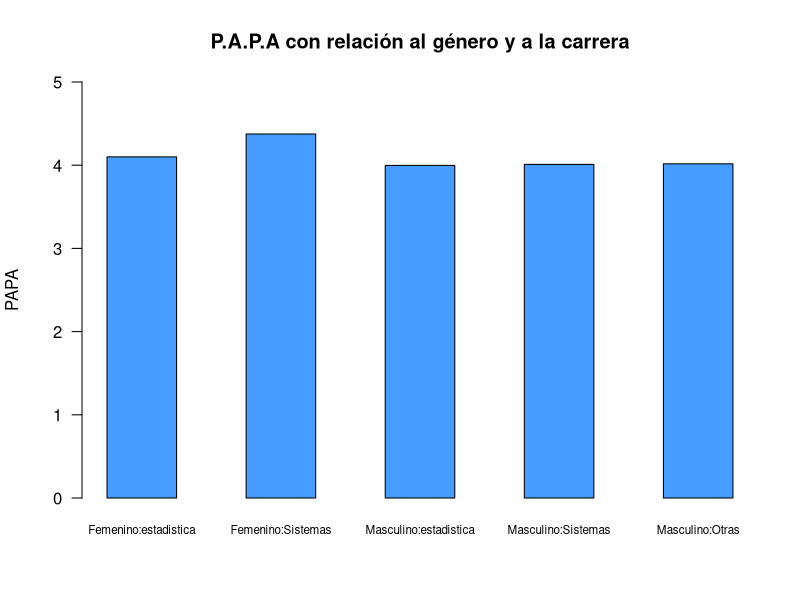
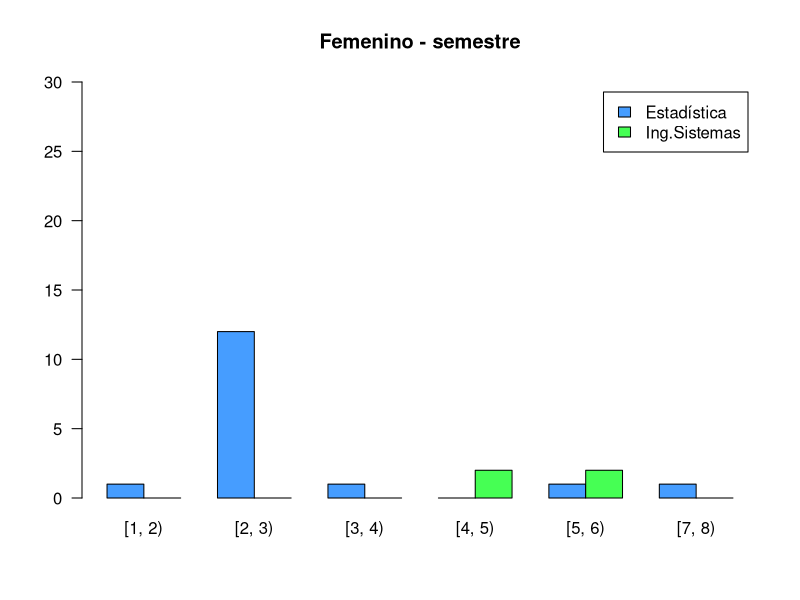
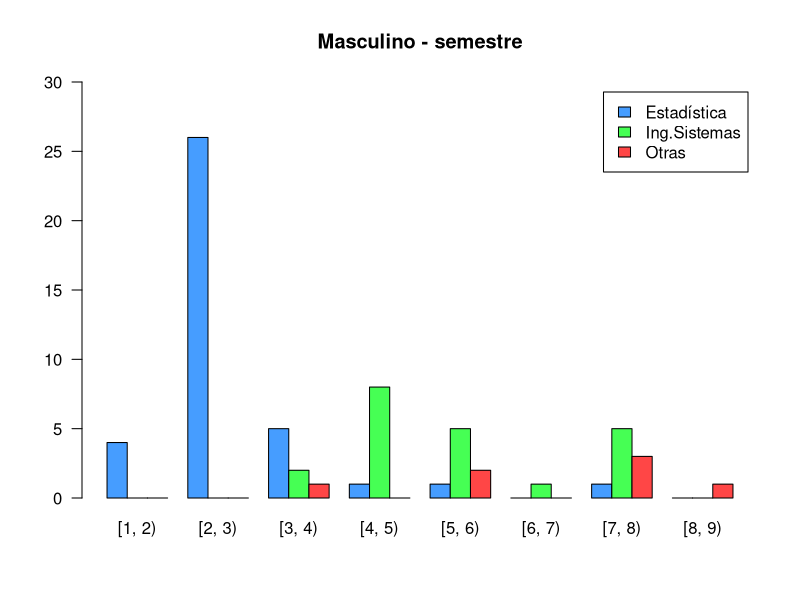
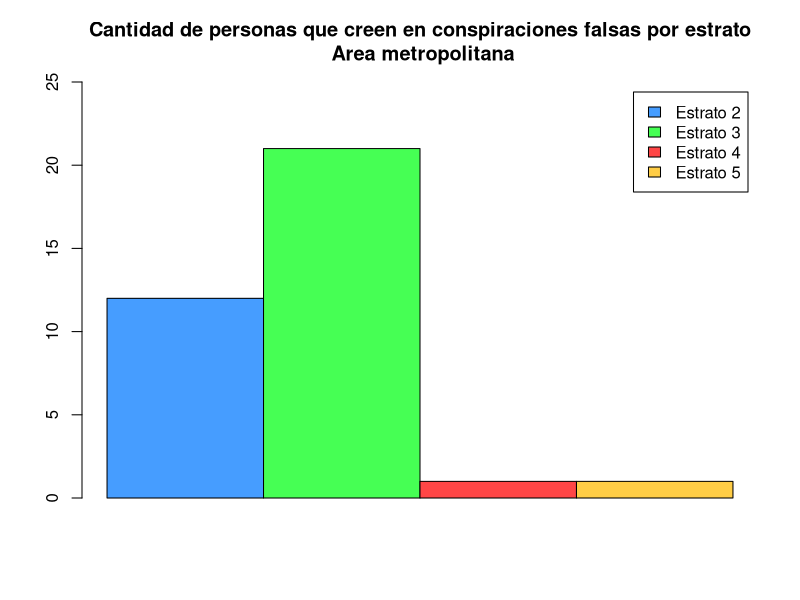
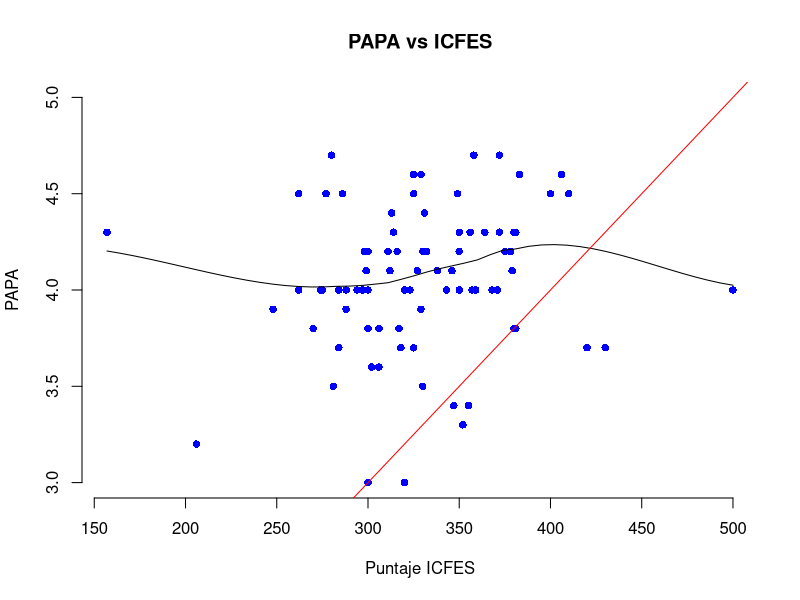
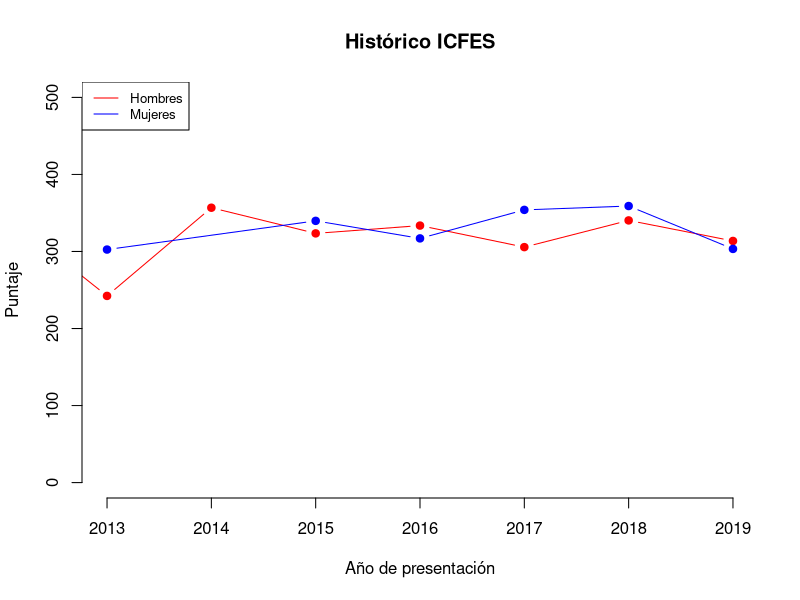
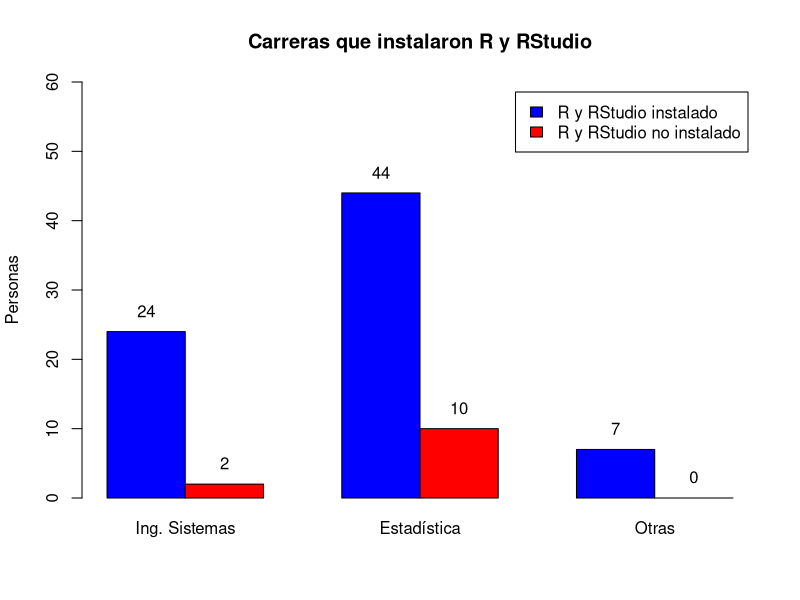
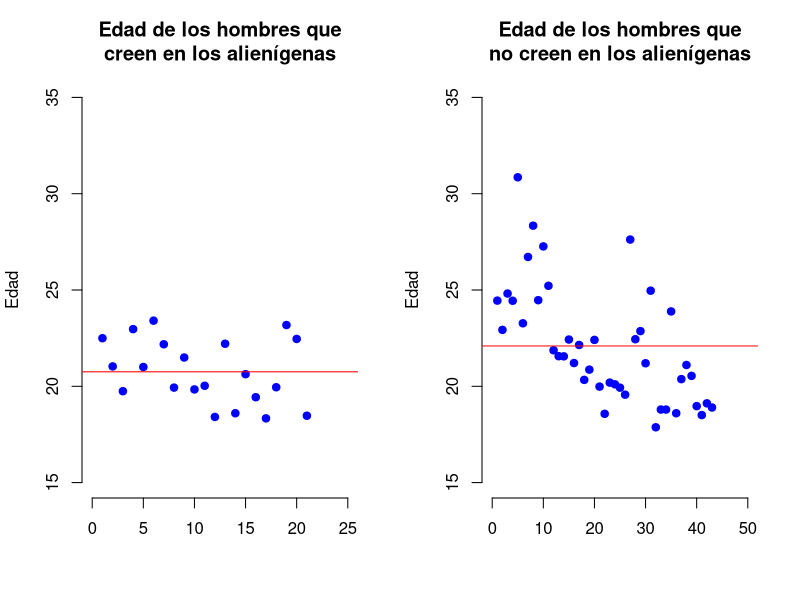

Reproduce these figures in R, in order.
## ---- chunk 1
knitr::opts_chunk$set(echo = FALSE,
                      message = FALSE,
                      warning = FALSE)
## ---- chunk 2
## Paquetes usados en el análisis.
library(tidyverse)
## ---- chunk 3
## Lectura de una base de datos tipo ".csv"
encuesta <- read.csv("encuesta1.csv", encoding = "UTF-8")
## ---- chunk 4
encuesta <- encuesta %>% 
  mutate(Q02_FechaNac = as.Date(as.character(Q02_FechaNac), "%Y-%m-%d"))
encuesta <- encuesta %>% 
  mutate(Q07_FechaSaber11 = as.Date(as.character(Q07_FechaSaber11), "%Y-%m-%d"))
## ---- chunk 5
##Papa por fuera del límite
encuesta$Q08_PAPA[encuesta$Q08_PAPA == 45 & !is.na(encuesta$Q08_PAPA)] <- 4.5
## ---- chunk 6
##Q04_semestre: reemplazar NaN por promedio de cada carrera
estadisticos <- encuesta %>%
  filter(Q03_Carrera == "3 : Estadística")

promedioSemestreEstadisticos <- round(mean(estadisticos$Q04_Semestre, na.rm=TRUE), 1)
encuesta$Q04_Semestre[is.na(encuesta$Q04_Semestre)] <- promedioSemestreEstadisticos
## ---- chunk 7
##Prueba realizada del 2000 al 2011-2: modificar escala R = 5*P
encuesta$Q05_Saber11[encuesta$Q05_Saber11 == 73] <- 73*5
## ---- chunk 8
##q08_papa: rellenar na con promedio de cada carrera
promedioPapaEstadisticos <- round(mean(estadisticos$Q08_PAPA[estadisticos$Q04_Semestre >= 2 & estadisticos$Q04_Semestre <= 3], na.rm=TRUE), 1)
encuesta$Q08_PAPA[is.na(encuesta$Q08_PAPA) & encuesta$Q03_Carrera == "3 : Estadística"] <- promedioPapaEstadisticos
## ---- chunk 9
##Cambiar fecha del icfes 2021 a 2019 porque está en el semestre 2
encuesta$Q07_FechaSaber11[encuesta$Q07_FechaSaber11 == as.Date("2021-08-08")] <- as.Date("2019-08-11")

##Cambiar puntaje=0 por promedio de puntajes obtenidos en ese año
icfes2019 <- encuesta %>%
  filter(Q07_FechaSaber11 >= as.Date("2019-01-01") & Q07_FechaSaber11 < as.Date("2020-01-01"))
promedioIcfes2019 <- round(mean(icfes2019$Q05_Saber11))
encuesta$Q05_Saber11[encuesta$Q05_Saber11 == 0 & encuesta$Q07_FechaSaber11 == as.Date("2019-08-08")] <- promedioIcfes2019
encuesta$Q05_Saber11[encuesta$Q05_Saber11 > 500 | encuesta$Q05_Saber11 <= 0] <- NaN
## ---- chunk 10
##Se obtiene el valor numérico del estrato
encuesta <- encuesta %>% 
  mutate(Q10_Estrato = as.numeric(substr(Q10_Estrato, 5,5)))
## ---- chunk 11
##q10_estrato: reemplazar "no se conoce" con el promedio de los estratos de los recursos que posee
promedioEstratoWifiPropio <- mean(encuesta$Q10_Estrato[encuesta$Q14_RecursosInformaticos..Wifi.propio == 1],  na.rm=TRUE)
promedioEstratoPortatilPropio <- mean(encuesta$Q10_Estrato[encuesta$Q14_RecursosInformaticos..Portátil.propio == 1], na.rm=TRUE)
encuesta$Q10_Estrato[is.na(encuesta$Q10_Estrato)] <- round(mean(promedioEstratoWifiPropio, promedioEstratoPortatilPropio))
## ---- chunk 12
##Cambiar rango de porcentajes: de 0-1 a 0-100 
encuesta$Q25_PorcentArea[encuesta$Q25_PorcentArea == 0.1] <- 10
encuesta$Q27_PorcentDivisor[encuesta$Q27_PorcentDivisor == 0.5] <- 50
## ---- chunk 13
# Cálculo de la edad
encuesta <- encuesta %>% 
  mutate(Edad = as.numeric(as.Date("2021-06-30") - Q02_FechaNac)/365.25)
## ---- chunk 14
## Se crea una nueva base de datos solo con los datos de la pregunta.

# Carrera, Genero, papa. 

baseCarGenPap <- encuesta[,c("Q01_Genero", "Q03_Carrera", "Q08_PAPA")]

# Se cambia el nombre de las carreras de menor frecuencia en la base de datos por "Otras"

baseCarGenPap$Q03_Carrera[baseCarGenPap$Q03_Carrera == "1 : Matemáticas" |
                            baseCarGenPap$Q03_Carrera == "6 : Ingeniería industrial" |
                            baseCarGenPap$Q03_Carrera == "5 : Ingeniería física" |
                            baseCarGenPap$Q03_Carrera == "4 : Ingeniería administrativa"] <- "Otras"

## Filtros

## Filtro mujeres de estadistica.

femeninoEstadistica <- baseCarGenPap %>%
  filter(baseCarGenPap$Q01_Genero == "2 : Femenino" & encuesta$Q03_Carrera == "3 : Estadística")

## Filtro hombres de estadistica.

masculinoEstadistica <- baseCarGenPap %>%
  filter(baseCarGenPap$Q01_Genero == "1 : Masculino" & baseCarGenPap$Q03_Carrera == "3 : Estadística")

## Filtro mujeres de Sistemas.

femeninoSistemas <- baseCarGenPap %>%
  filter(baseCarGenPap$Q01_Genero == "2 : Femenino" & baseCarGenPap$Q03_Carrera == "2 : Ingeniería de sistemas e informática")

## Filtro hombres de Sistemas.

masculinoSistemas <- baseCarGenPap %>%
  filter(baseCarGenPap$Q01_Genero == "1 : Masculino" & baseCarGenPap$Q03_Carrera == "2 : Ingeniería de sistemas e informática")

## Filtro Hombres otras

masculinoOtras <- baseCarGenPap %>%
  filter(baseCarGenPap$Q01_Genero == "1 : Masculino" & baseCarGenPap$Q03_Carrera == "Otras")

## De la variable "Otras" no hay datos de genero Femenino
 
## ---- chunk 15
## PROMEDIOS

## Mujeres estadistica

PromedioFemEstadis <- mean(femeninoEstadistica$Q08_PAPA)

## Hombres estadistica

PromedioMasEstadis <- mean(masculinoEstadistica$Q08_PAPA)

## Mujeres Sistemas

PromedioFemSistema <- mean(femeninoSistemas$Q08_PAPA)
## Hombres Sistemas

PromedioMasSistema <- mean(masculinoSistemas$Q08_PAPA)

## Hombres Otras

PromedioMasOtras <- mean(masculinoOtras$Q08_PAPA)

## ---- chunk 16
## Grafica

## Se crea una matriz para poder hacer la grafica de barras.

Tabla_datos <- t(matrix(cbind(PromedioFemEstadis, PromedioFemSistema, PromedioMasEstadis, PromedioMasSistema, PromedioMasOtras)))

Tabla_datos
  colnames(Tabla_datos) <- c("Femenino:estadistica", "Femenino:Sistemas", "Masculino:estadistica", "Masculino:Sistemas", "Masculino:Otras")

  
barplot(Tabla_datos,
        col = c("#469dff"),
        las = 1, 
        ylim = c(0, 5), 
        ylab = "PAPA",
        main = "P.A.P.A con relación al género y a la carrera", 
        cex.names = 0.7,
        space = c(1, 1, 1, 1, 1),
        las = 1)
## ---- chunk 17
baseCarGenSem <- encuesta[,c("Q01_Genero","Q03_Carrera", "Q04_Semestre" )] # Nueva base con las variables para este analisis


baseCarGenSem$semestreIntervalo <- baseCarGenSem$Q04_Semestre
baseCarGenSem$semestreIntervalo[baseCarGenSem$Q04_Semestre >= 1.0 & baseCarGenSem$Q04_Semestre < 2.0]  <- "[1, 2)"
baseCarGenSem$semestreIntervalo[baseCarGenSem$Q04_Semestre >= 2.0 & baseCarGenSem$Q04_Semestre < 3.0]  <- "[2, 3)"
baseCarGenSem$semestreIntervalo[baseCarGenSem$Q04_Semestre >= 3.0 & baseCarGenSem$Q04_Semestre < 4.0]  <- "[3, 4)"
baseCarGenSem$semestreIntervalo[baseCarGenSem$Q04_Semestre >= 4.0 & baseCarGenSem$Q04_Semestre < 5.0]  <- "[4, 5)"
baseCarGenSem$semestreIntervalo[baseCarGenSem$Q04_Semestre >= 5.0 & baseCarGenSem$Q04_Semestre < 6.0]  <- "[5, 6)"
baseCarGenSem$semestreIntervalo[baseCarGenSem$Q04_Semestre >= 6.0 & baseCarGenSem$Q04_Semestre < 7.0]  <- "[6, 7)"
baseCarGenSem$semestreIntervalo[baseCarGenSem$Q04_Semestre >= 7.0 & baseCarGenSem$Q04_Semestre < 8.0]  <- "[7, 8)"
baseCarGenSem$semestreIntervalo[baseCarGenSem$Q04_Semestre >= 8.0 & baseCarGenSem$Q04_Semestre < 9.0]  <- "[8, 9)"

baseCarGenSem$carreras <- baseCarGenSem$Q03_Carrera
baseCarGenSem$carreras[baseCarGenSem$Q03_Carrera == "2 : Ingeniería de sistemas e informática"] <- "Ing.Sistemas"
baseCarGenSem$carreras[baseCarGenSem$Q03_Carrera == "3 : Estadística"] <- "Estadística"
baseCarGenSem$carreras[baseCarGenSem$Q03_Carrera == "1 : Matemáticas" | 
             baseCarGenSem$Q03_Carrera == "6 : Ingeniería industrial" |
             baseCarGenSem$Q03_Carrera == "5 : Ingeniería física" |
             baseCarGenSem$Q03_Carrera == "4 : Ingeniería administrativa" |
             baseCarGenSem$Q03_Carrera == "7 : Otra"] <- "Otras"

## ---- chunk 18

tablaMasculina <- baseCarGenSem %>%
  filter(baseCarGenSem$Q01_Genero == "1 : Masculino")
tablaFemenina <- baseCarGenSem %>%
  filter(baseCarGenSem$Q01_Genero == "2 : Femenino")


masculinoCarSem <- table(tablaMasculina$carreras, tablaMasculina$semestreIntervalo)
femeninoCarSem <- table(tablaFemenina$carreras, tablaFemenina$semestreIntervalo)

palette(c("#469dff", "#46ff54", "#ff4646", "#ffcd46", "#46ffdd", "#a846ff", "#FFF798"))
 
barplot(femeninoCarSem, 
        beside = TRUE, 
        las = 1, 
        ylim = c(0, 30), 
        main = "Femenino - semestre",
        col = c(1, 2),
        legend = TRUE)


barplot(masculinoCarSem, beside = TRUE, 
        las = 1, 
        main = "Masculino - semestre", 
        ylim = c(0, 30),
        col = c(1, 2, 3),
        legend = TRUE)
 

## ---- chunk 19
# filtro de las personas que viven en el area metropolitana

personarAreaMetro <- encuesta %>%
  filter(encuesta$Q09_EnAreaMetropolitana == 1)


## Se toman en cuenta las personas que creen en conspiraciones falsas.

#El hombre nunca llegó a la luna, es un montaje de Hollywood.

#Las vacunas no sirven y son una conspiración de las multinacionales farmacéuticas para enriquecerse.

#La tierra es hueca y en su interior existe una civilización oculta

#Los alienígenas visitaron las civilizaciones antiguas, influyeron en sus historia y construyeron los mega monumentos de la antiguedad

#Los efectos del cambio climático son naturales, y el escándalo se debe a conspiraciones de ambientalistas y de ciertos gremios económicos.

# Las ráfagas solares causan los sismos en la tierra.

## las personas que al menos crean en una de estas conspiraciones falsas será tomada como un "SI" de que si cree en conspiraciones falsas y las demas serán marcadas con "NO".


## Se crea una nueva variable para guardar estos datos

personarAreaMetro$creenEnConspira[personarAreaMetro$Q15_Alunizaje == 1 | 
                    personarAreaMetro$Q18_Vacunas == 1 | 
                    personarAreaMetro$Q21_TierraHueca == 1|
                    personarAreaMetro$Q22_alienigenas == 1 |
                    personarAreaMetro$Q23_CambioClimatico == 1 |
                    personarAreaMetro$Q20_RafagasSolares == 1] <- "SI"

## ---- chunk 20

# Se filtran las personas que creen en conspiraciones falsas
siCreen <- personarAreaMetro %>%
  filter(personarAreaMetro$creenEnConspira == "SI")

siCreen$Q10_Estrato[siCreen$Q10_Estrato == 2] <- "Estrato 2"
siCreen$Q10_Estrato[siCreen$Q10_Estrato == 3] <- "Estrato 3"
siCreen$Q10_Estrato[siCreen$Q10_Estrato == 4] <- "Estrato 4"
siCreen$Q10_Estrato[siCreen$Q10_Estrato == 5] <- "Estrato 5"

# Se crea una tabla que guarda solo las personas que creen en conspiraciones y el estrato

tablaAreaMetro <- table(siCreen$Q10_Estrato, siCreen$creenEnConspira)

barplot(tablaAreaMetro, 
        legend = TRUE, 
        ylim = c(0, 25),
        beside = TRUE ,
        col = c(1, 2, 3, 4),
        main = "Cantidad de personas que creen en conspiraciones falsas por estrato\n Area metropolitana",
        names = "")
 
## ---- chunk 21
papaConIcfes <- encuesta %>%
  select(Q05_Saber11, Q08_PAPA)

papaConIcfesBueno <- papaConIcfes %>%
  filter(Q05_Saber11 >= 300 & Q08_PAPA >= 3.8)

scatter.smooth(encuesta$Q05_Saber11, encuesta$Q08_PAPA,
     pch=16, ylim=c(3,5), frame=FALSE,
     main="PAPA vs ICFES",
     xlab="Puntaje ICFES",
     ylab="PAPA", col="blue")

abline(0,5/500, col="red")
## ---- chunk 22
puntajesIcfes <- encuesta %>% 
  mutate(añoIcfes = format(encuesta$Q07_FechaSaber11,"%Y")) %>%
  select(Q01_Genero, Q05_Saber11, añoIcfes)

puntajesHombres <- puntajesIcfes %>% filter(Q01_Genero == "1 : Masculino") %>%
  group_by(añoIcfes) %>% summarise(puntajePromedio = mean(Q05_Saber11, na.rm=TRUE))

puntajesMujeres <- puntajesIcfes %>% filter(Q01_Genero == "2 : Femenino") %>%
  group_by(añoIcfes) %>% summarise(puntajePromedio = mean(Q05_Saber11, na.rm=TRUE))

plot(puntajesHombres$añoIcfes, puntajesHombres$puntajePromedio, type = "b",
     frame = FALSE, pch = 19, main="Histórico ICFES", xlab = "Año de presentación", ylab = "Puntaje",
     xlim=c(2013,2019), ylim=c(0,500), col = "red")

lines(puntajesMujeres$añoIcfes, puntajesMujeres$puntajePromedio, pch = 19,
      col = "blue", type = "b", lty = 1)

legend("topleft", legend=c("Hombres", "Mujeres"),
       col=c("red", "blue"), lty = 1:1, cex=0.8)
## ---- chunk 23
instalaronR_Rstudio <- encuesta %>%
  filter(Q11_R == 1 & Q12_RStudio == 1) %>%
  select(Q03_Carrera)

instalaronR_Rstudio$Q03_Carrera[
  instalaronR_Rstudio$Q03_Carrera != "2 : Ingeniería de sistemas e informática"
  & instalaronR_Rstudio$Q03_Carrera != "3 : Estadística"] <- "Otras" 

instalaronR_Rstudio <- instalaronR_Rstudio %>% count(Q03_Carrera)

noInstalaronR_Rstudio <- encuesta %>%
  filter(Q11_R == 0 | Q12_RStudio == 0) %>%
  select(Q03_Carrera) %>% count(Q03_Carrera)
noInstalaronR_Rstudio[3,] <- c("Otras", 0)
## ---- chunk 24
tablaR_Rstudio <- t(as.matrix(data.frame(instalaronR_Rstudio$n, as.numeric(noInstalaronR_Rstudio$n))))

barrasRStudio <- barplot(tablaR_Rstudio, beside=TRUE,
        main="Carreras que instalaron R y RStudio",
        col=c("blue", "red"),
        ylim = c(0,60),
        legend = c("R y RStudio instalado", "R y RStudio no instalado"),
        names = c("Ing. Sistemas", "Estadística", "Otras"),
        ylab = "Personas")

text(barrasRStudio, tablaR_Rstudio +3 , paste(tablaR_Rstudio))
## ---- chunk 25
hombresCreenAlienigenas <- encuesta %>%
  filter(Q22_alienigenas == 1 & Q01_Genero == "1 : Masculino" & Edad <= 32) %>%
  select(Edad)

hombresNoCreenAlienigenas <- encuesta %>%
  filter(Q22_alienigenas == 0 & Q01_Genero == "1 : Masculino" & Edad <= 32) %>%
  select(Edad)

op <- par(no.readonly = TRUE)
par(mfrow = c(1, 2))


with(hombresCreenAlienigenas,
     plot(Edad, frame = FALSE, pch = 19, col="blue",
          ylim = c(15,35), xlim = c(0,25), xlab="",
          main = "Edad de los hombres que\ncreen en los alienígenas"))
promEdadHombresAlien = mean(hombresCreenAlienigenas$Edad, na.rm=TRUE)
abline(h = promEdadHombresAlien, col="red")

with(hombresNoCreenAlienigenas,
     plot(Edad, frame = FALSE, pch = 19, col="blue",
          ylim = c(15,35), xlim = c(0,50), xlab="",
          main = "Edad de los hombres que\nno creen en los alienígenas"))
promEdadHombresNoAlien = mean(hombresNoCreenAlienigenas$Edad, na.rm=TRUE)
abline(h = promEdadHombresNoAlien, col="red")
par(op)
